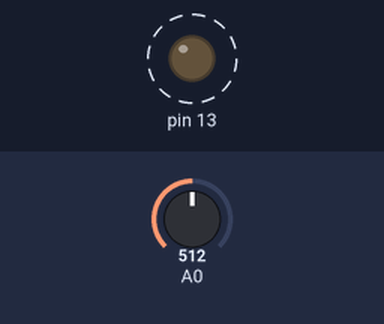
Bench run of a sketch on a simulated Arduino Uno, built with avr-gcc and run on an emulated ATmega328P. On the bench: output pins drawn as LEDs (lit = HIGH). Dashed ring = blinking. Inputs (shaded band) come from the test bench; at power-on: A0 = 512.

Above: at 1.2 s.
1.3 s: A0 set to 27
4.3 s: A0 set to 23
At 5.2 s:
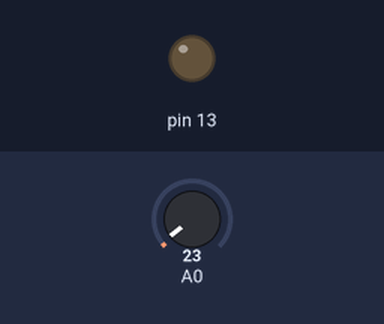
5.8 s: A0 set to 122
At 8.7 s:
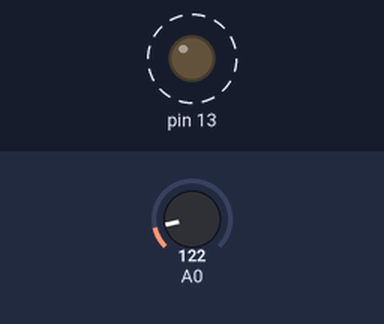
8.8 s: A0 set to 15
At 9.6 s:
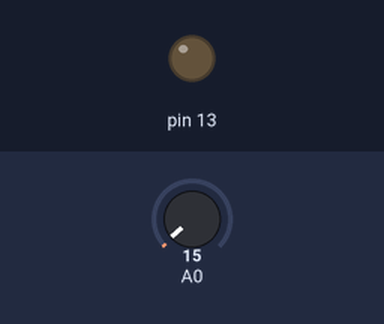
Timing chart, 0 to 11.3 s (numbered marks = the images above; inputs shaded):
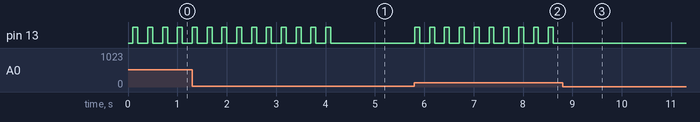

Measured:
- the behaviour switches between 26 and 25 on A0 (found by bisection; images 0 and 1)
- after the input at 4.3 s, pin 13: stops changing and stays LOW
- after the input at 5.8 s, pin 13: alternates HIGH for 0.10 s and LOW for 0.20 s, starting at once
- after the input at 8.8 s, pin 13: stops changing and stays LOW
- by itself, pin 13: alternates HIGH for 0.10 s and LOW for 0.20 s

The sketch:

Sound_Sensor.ino
```cpp
int count = 0;

void setup() {
  Serial.begin(9600);
  pinMode(13, OUTPUT);
}

void loop() {
  if(detect()){
    count += 1;
    count %= 3;

    digitalWrite(11, LOW);
    digitalWrite(12, LOW);
    digitalWrite(13, LOW);

    switch (count){
      case 0:
        digitalWrite(11, HIGH);
        break;
      case 1:
        digitalWrite(12, HIGH);
        break;
      case 2:
        digitalWrite(13, HIGH);
        break;
    }
  }

  delay(100);


}

bool detect(){

  int analRead = analogRead(A0);

  if (analRead > 25){

    return true;
  }

  return false;

}
```
